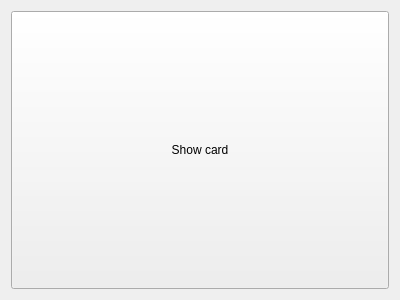
<?xml version="1.0" encoding="UTF-8"?>
<ui version="4.0">
 <class>show_card</class>
 <widget class="QWidget" name="show_card">
  <property name="geometry">
   <rect>
    <x>0</x>
    <y>0</y>
    <width>400</width>
    <height>300</height>
   </rect>
  </property>
  <property name="windowTitle">
   <string>Form</string>
  </property>
  <layout class="QGridLayout" name="gridLayout">
   <item row="0" column="0">
    <widget class="QPushButton" name="pushButton">
     <property name="sizePolicy">
      <sizepolicy hsizetype="Expanding" vsizetype="Expanding">
       <horstretch>0</horstretch>
       <verstretch>0</verstretch>
      </sizepolicy>
     </property>
     <property name="text">
      <string>Show card</string>
     </property>
    </widget>
   </item>
  </layout>
 </widget>
 <resources/>
 <connections/>
</ui>
